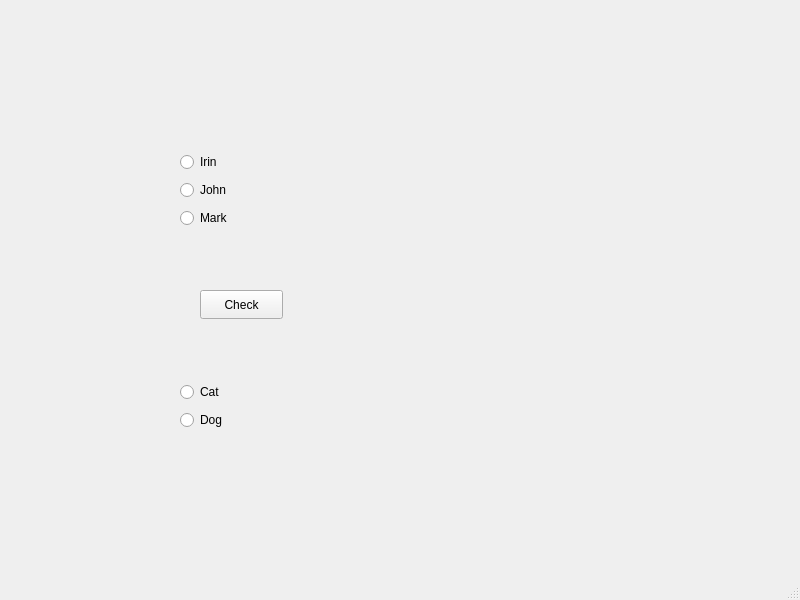
<?xml version="1.0" encoding="UTF-8"?>
<ui version="4.0">
 <class>MainWindow</class>
 <widget class="QMainWindow" name="MainWindow">
  <property name="geometry">
   <rect>
    <x>0</x>
    <y>0</y>
    <width>800</width>
    <height>600</height>
   </rect>
  </property>
  <property name="windowTitle">
   <string>MainWindow</string>
  </property>
  <widget class="QWidget" name="centralwidget">
   <widget class="QPushButton" name="pushButton">
    <property name="geometry">
     <rect>
      <x>200</x>
      <y>290</y>
      <width>83</width>
      <height>29</height>
     </rect>
    </property>
    <property name="text">
     <string>Check</string>
    </property>
   </widget>
   <widget class="QWidget" name="">
    <property name="geometry">
     <rect>
      <x>180</x>
      <y>150</y>
      <width>54</width>
      <height>82</height>
     </rect>
    </property>
    <layout class="QVBoxLayout" name="verticalLayout">
     <item>
      <widget class="QRadioButton" name="radioButton_3">
       <property name="text">
        <string>Irin</string>
       </property>
      </widget>
     </item>
     <item>
      <widget class="QRadioButton" name="radioButton_2">
       <property name="text">
        <string>John</string>
       </property>
      </widget>
     </item>
     <item>
      <widget class="QRadioButton" name="radioButton">
       <property name="text">
        <string>Mark</string>
       </property>
      </widget>
     </item>
    </layout>
   </widget>
   <widget class="QWidget" name="">
    <property name="geometry">
     <rect>
      <x>180</x>
      <y>380</y>
      <width>49</width>
      <height>53</height>
     </rect>
    </property>
    <layout class="QVBoxLayout" name="verticalLayout_2">
     <item>
      <widget class="QRadioButton" name="radioButton_4">
       <property name="text">
        <string>Cat</string>
       </property>
      </widget>
     </item>
     <item>
      <widget class="QRadioButton" name="radioButton_5">
       <property name="text">
        <string>Dog</string>
       </property>
      </widget>
     </item>
    </layout>
   </widget>
  </widget>
  <widget class="QMenuBar" name="menubar">
   <property name="geometry">
    <rect>
     <x>0</x>
     <y>0</y>
     <width>800</width>
     <height>21</height>
    </rect>
   </property>
  </widget>
  <widget class="QStatusBar" name="statusbar"/>
 </widget>
 <resources/>
 <connections/>
</ui>
